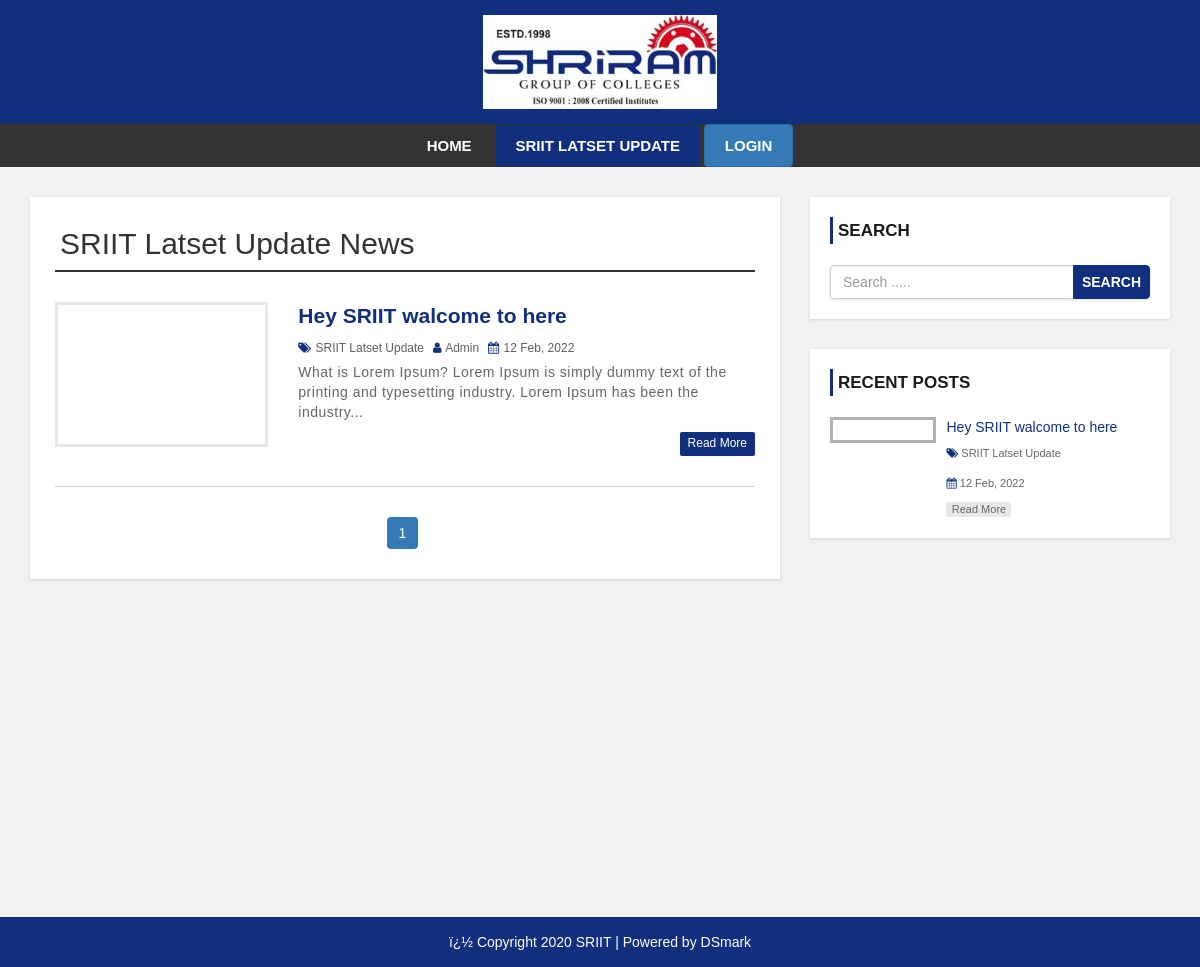
Page /category.php?cid=38 on the committed database.
### tables this page shows
CREATE TABLE `settings` (
  `id` int(11) NOT NULL,
  `websitename` varchar(60) NOT NULL,
  `logo` varchar(50) NOT NULL,
  `footerdesc` varchar(255) NOT NULL
);

CREATE TABLE `category` (
  `category_id` int(11) NOT NULL,
  `category_name` varchar(100) NOT NULL,
  `post` int(11) NOT NULL DEFAULT 0
);

CREATE TABLE `post` (
  `post_id` int(11) NOT NULL,
  `title` varchar(100) NOT NULL,
  `description` text NOT NULL,
  `category` varchar(100) NOT NULL,
  `post_date` varchar(50) NOT NULL,
  `author` int(11) NOT NULL,
  `post_img` varchar(100) NOT NULL
);

CREATE TABLE `user` (
  `user_id` int(10) UNSIGNED NOT NULL,
  `first_name` varchar(30) NOT NULL,
  `last_name` varchar(30) NOT NULL,
  `username` varchar(30) DEFAULT NULL,
  `password` varchar(40) DEFAULT NULL,
  `role` int(11) NOT NULL
);

### config.php (called while the page is built, shortened)
<?php
$hostname = "http://localhost/SRIIT";
?>

### category.php (the view, shortened to what this page needs)
<?php include 'header.php'; ?>
    <div id="main-content">
      <div class="container">
        <div class="row">
            <div class="col-md-8">
                <div class="post-container">
                  <?php
                  include "config.php";
                  if(isset($_GET['cid'])){
                    $cat_id = $_GET['cid'];
                    $sql1 = "SELECT * FROM category WHERE category_id = {$cat_id}";
                    $result1 = mysqli_query($conn, $sql1) or die("Query Failed.");
                    $row1 = mysqli_fetch_assoc($result1);
                  ?>
                  <h2 class="page-heading"><?php echo $row1['category_name']; ?> News</h2>
                  <?php
                    $limit = 3;
                    if(isset($_GET['page'])){
                      $page = $_GET['page'];
                    }else{
                      $page = 1;
                    }
                    $offset = ($page - 1) * $limit;
                    $sql = "SELECT post.post_id, post.title, post.description,post.post_date,post.author,
                    category.category_name,user.username,post.category,post.post_img FROM post
                    LEFT JOIN category ON post.category = category.category_id
                    LEFT JOIN user ON post.author = user.user_id
                    WHERE post.category = {$cat_id}
                    ORDER BY post.post_id DESC LIMIT {$offset},{$limit}";
                    $result = mysqli_query($conn, $sql) or die("Query Failed.");
                    if(mysqli_num_rows($result) > 0){
                      while($row = mysqli_fetch_assoc($result)) {
                  ?>
                    <div class="post-content">
                        <div class="row">
                            <div class="col-md-4">
                              <a class="post-img" href="single.php?id=<?php echo $row['post_id']; ?>"><img src="admin/upload/<?php echo $row['post_img']; ?>" alt=""/></a>
                            </div>
                            <div class="col-md-8">
                              <div class="inner-content clearfix">
                                  <h3><a href='single.php?id=<?php echo $row['post_id']; ?>'><?php echo $row['title']; ?></a></h3>
                                  <div class="post-information">
                                      <span>
                                          <i class="fa fa-tags" aria-hidden="true"></i>
                                          <a href='category.php?cid=<?php echo $row['category']; ?>'><?php echo $row['category_name']; ?></a>
                                      </span>
                                      <span>
                                          <i class="fa fa-user" aria-hidden="true"></i>
                                          <a href='author.php?aid=<?php echo $row['author']; ?>'><?php echo $row['username']; ?></a>
                                      </span>
                                      <span>
                                          <i class="fa fa-calendar" aria-hidden="true"></i>
                                          <?php echo $row['post_date']; ?>
                                      </span>
                                  </div>
                                  <p class="description">
                                      <?php echo substr($row['description'],0,130) . "..."; ?>
                                  </p>
                                  <a class='read-more pull-right' href='single.php?id=<?php echo $row['post_id']; ?>'>read more</a>
                              </div>
                            </div>
                        </div>
                    </div>
                    <?php
                      }
                    }else{
                      echo "<h2>No Record Found.</h2>";
                    }
                    if(mysqli_num_rows($result1) > 0){
                      $total_records = $row1['post'];
                      $total_page = ceil($total_records / $limit);
                      echo '<ul class="pagination admin-pagination">';
                      for($i = 1; $i <= $total_page; $i++){
                        if($i == $page){
                          $active = "active";
                        }else{
                          $active = "";
                        }
                        echo '<li class="'.$active.'"><a href="category.php?cid='.$cat_id .'&page='.$i.'">'.$i.'</a></li>';
                      }
                      echo '</ul>';
                    }
                  }else{
                    echo "<h2>No Record Found.</h2>";
                  }
                    ?>
                </div>
            </div>
            <?php include 'sidebar.php'; ?>
        </div>
      </div>
    </div>
<?php include 'footer.php'; ?>

### header.php (shortened to what this page needs)
<?php
  include "config.php";
?>
<!DOCTYPE html>
<html lang="en">
<head>
    <link rel="stylesheet" href="css/bootstrap.min.css" />
    <link rel="stylesheet" href="css/font-awesome.css">
    <link rel="stylesheet" href="css/style.css">
</head>
<body>
<div id="header">
    <div class="container">
        <div class="row">
            <div class=" col-md-offset-4 col-md-4">
              <?php
                include "config.php";
                $sql = "SELECT * FROM settings";
                $result = mysqli_query($conn, $sql) or die("Query Failed.");
                if(mysqli_num_rows($result) > 0){
                  while($row = mysqli_fetch_assoc($result)) {
                    if($row['logo'] == ""){
                      echo '<a href="index.php"><h1>'.$row['websitename'].'</h1></a>';
                    }else{
                      echo '<a href="index.php" id="logo"><img src="admin/images/'. $row['logo'] .'"></a>';
                    }
                  }
                }
                ?>
            </div>
        </div>
    </div>
</div>
<div id="menu-bar">
    <div class="container">
        <div class="row">
            <div class="col-md-12">
              <?php
                include "config.php";
                if(isset($_GET['cid'])){
                  $cat_id = $_GET['cid'];
                }
                $sql = "SELECT * FROM category WHERE post > 0";
                $result = mysqli_query($conn, $sql) or die("Query Failed. : Category");
                if(mysqli_num_rows($result) > 0){
                  $active = "";
              ?>
                <ul class='menu'>
                  <li><a href='<?php echo $hostname; ?>'>Home</a></li>
                  <?php while($row = mysqli_fetch_assoc($result)) {
                    if(isset($_GET['cid'])){
                      if($row['category_id'] == $cat_id){
                        $active = "active";
                      }else{
                        $active = "";
                      }
                    }
                    echo "<li><a class='{$active}' href='category.php?cid={$row['category_id']}'>{$row['category_name']}</a></li>";
                  } ?>
                  <li>
                                <a class="btn btn-primary mt-5" href="<?php echo $hostname."/"."admin"?>">login</a>
                  </li>
                </ul>
                <?php } ?>
            </div>
        </div>
    </div>
</div>

### sidebar.php (shortened to what this page needs)
<div id="sidebar" class="col-md-4">
    <div class="search-box-container">
        <h4>Search</h4>
        <form class="search-post" action="search.php" method ="GET">
            <div class="input-group">
                <input type="text" name="search" class="form-control" placeholder="Search .....">
                <span class="input-group-btn">
                    <button type="submit" class="btn btn-danger">Search</button>
                </span>
            </div>
        </form>
    </div>
    <div class="recent-post-container">
        <h4>Recent Posts</h4>
        <?php
        include "config.php";
        $limit = 3;
        $sql = "SELECT post.post_id, post.title, post.post_date,
        category.category_name,post.category,post.post_img FROM post
        LEFT JOIN category ON post.category = category.category_id
        ORDER BY post.post_id DESC LIMIT {$limit}";
        $result = mysqli_query($conn, $sql) or die("Query Failed. : Recent Post");
        if(mysqli_num_rows($result) > 0){
          while($row = mysqli_fetch_assoc($result)) {
      ?>
        <div class="recent-post">
            <a class="post-img" href="single.php?id=<?php echo $row['post_id']; ?>">
            </a>
            <div class="post-content">
                <h5><a href="single.php?id=<?php echo $row['post_id']; ?>"><?php echo $row['title']; ?></a></h5>
                <span>
                    <i class="fa fa-tags" aria-hidden="true"></i>
                    <a href='category.php?cid=<?php echo $row['category']; ?>'><?php echo $row['category_name']; ?></a>
                </span>
                <span>
                    <i class="fa fa-calendar" aria-hidden="true"></i>
                    <?php echo $row['post_date']; ?>
                </span>
                <a class="read-more" href="single.php?id=<?php echo $row['post_id']; ?>">read more</a>
            </div>
        </div>
    <?php
      }
    }
    ?>
    </div>
</div>

### footer.php
<div id ="footer">
    <div class="container">
        <div class="row">
            <div class="col-md-12">
              <?php
                include "config.php";
                $sql = "SELECT * FROM settings";
                $result = mysqli_query($conn, $sql) or die("Query Failed.");
                if(mysqli_num_rows($result) > 0){
                  while($row = mysqli_fetch_assoc($result)) {
              ?>
                <span><?php echo $row['footerdesc']; ?></span>
              <?php
                }
              }
              ?>
            </div>
        </div>
    </div>
</div>
</body>
</html>

### css/style.css (style rules this page uses)
body { background: #f1f1f1; font-family: sans-serif,arial,Helvetica; }
a, a:hover, a:focus { text-decoration: none; outline: none; }
ul { margin:0; padding:0; list-style:none; }
h2.page-heading { margin: 5px 0 30px; padding: 0 5px 10px; border-bottom: 2px solid #333; }
form { background: #fff; padding: 25px; box-shadow:0 1px 3px rgba(0, 0, 0, 0.13); }
#header { background: #102f7d; text-align: center; padding: 15px; }
#logo { display: inline-block; width: 65%; }
#logo img { width: 100%; }
#menu-bar { background: #333; text-align: center; }
#menu-bar .menu > li { display: inline-block; }
.menu > li > a { padding: 10px 20px; display: block; text-transform: uppercase; color: #fff; font-size: 15px; font-weight:600; transition:all 0.5s ease 0s; }
#menu-bar .menu > li > a:hover, #menu-bar .menu > li > a.active { color:#fff; background:#102f7d; }
#main-content { padding: 30px 0; min-height: 750px; }
#main-content .post-container { background-color: #fff; padding: 25px; box-shadow: 0 1px 3px rgba(0, 0, 0, 0.13); }
#main-content .post-content { border-bottom: 1px solid #d1d1d1; padding: 0 0 30px; margin-bottom:30px; }
#main-content .post-content .post-img { border: 3px solid #e7e7e7; display: block; height: 145px; overflow: hidden; transition: border .3s; }
#main-content .post-content h3 { font-size: 21px; line-height: 28px; font-weight: 600; margin: 0 0 7px; }
#main-content .post-content h3 a { color: #102f7d; transition:all 0.3s; }
#main-content .post-content .post-information span { color: #606060; font-size: 12px; text-transform: capitalize; margin: 0 5px 5px 0; display: inline-block; }
#main-content .post-content .post-information i { color: #102f7d; margin-right: 1px; }
#main-content .post-content .post-information a { color: #606060; text-decoration: none; }
#main-content .post-content p, #main-content .single-post p { color: #666; font-size: 14px; letter-spacing: 0.5px; margin:0 0 10px; }
#main-content .post-content a.read-more { color: #fff; background-color: #102f7d; font-size: 12px; text-transform: capitalize; padding: 3px 8px; border-radius: 2px; transition: all 0.3s; }
.pagination { display: block; text-align: center; margin: 0; }
.pagination li { display:inline-block; margin: 0 5px 0 0; }
.pagination li a { border: none; background: #102f7d; color: #fff; }
i.fa { color:#222; }
#sidebar h4 { color: #1A1A1A; font-size: 17px; line-height: 27px; font-weight:600; text-transform: uppercase; padding: 0 0 0 5px; margin: 0 0 21px; border-left: 3px solid #102f7d; }
#sidebar .search-box-container { background-color: #fff; padding: 20px; margin: 0 0 30px; box-shadow: 0 1px 3px rgba(0, 0, 0, 0.13); }
#sidebar .search-post { padding: 0; }
#sidebar .search-post input { color: #606060; }
#sidebar .search-post .btn { font-weight: 600; text-transform: uppercase; padding: 6px 8px; background-color: #102f7d; border-color: #102f7d; outline: none; }
#sidebar .recent-post-container { padding: 20px; background: #fff; box-shadow: 0 1px 3px rgba(0, 0, 0, 0.13); }
#sidebar .recent-post { border-bottom: 1px solid #e7e7e7; padding: 0 0 15px; margin: 0 0 15px; }
#sidebar .recent-post:last-child { margin: 0; padding: 0; border: none; }
#sidebar .recent-post .post-img { display: inline-block; width: 33%; border: 3px solid rgba(0,0,0,0.3); vertical-align: top; transition: border .3s; }
#sidebar .recent-post .post-content { width: 65%; display: inline-block; border: none; padding: 0 0 0 7px; margin: 0; }
#sidebar .recent-post h5 { font-size: 14px; line-height: 20px; margin: 0 0 5px; }
#sidebar .recent-post h5 a { color: #102f7d; }
#sidebar .recent-post span { color: #666; font-size: 11px; display: inline-block; margin: 0 5px 10px 0; }
#sidebar .recent-post span a { color: #666; }
#sidebar .recent-post span i { color: #102f7d; }
#sidebar .recent-post a.read-more { color: #666; background-color: rgba(0,0,0,0.09); width: 65px; font-size: 11px; text-align: center; padding: 0; display: block; transition: all 0.3s; }
#footer { color: #fff; padding:15px 0; text-align:center; background-color:#102f7d; }
#footer a { color:#fff; }

### rows in the picture
settings: logo (picture), footerdesc "ï¿½ Copyright 2020 SRIIT | Powered by DSmark"
category: category_name "SRIIT LATSET UPDATE", category_name "SRIIT Latset Update"
post: title "Hey SRIIT walcome to here", category.category_name "SRIIT Latset Update", user.username "Admin", post_date "12 Feb, 2022", description "What is Lorem Ipsum? Lorem Ipsum is simply dummy text of the printing and typesetting industry. Lorem Ipsum has been the industry"
